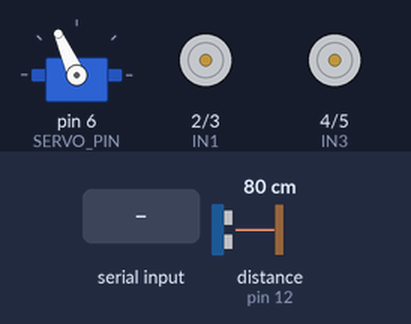
Recording of a sketch running on a simulated Arduino Uno, built with avr-gcc and run on an emulated ATmega328P. Parts: servo, motor-driver pin pairs drawn as motors (green arrow = first pin HIGH = forward, orange = second pin HIGH = backward, longer = more drive, scaled by the enable pin). The test bench sets the inputs (shaded band); at power-on: distance to the obstacle (sensor on pin 12) 80 cm. The echo pulse lasts 58.3 µs per cm.

Above: at 1.2 s.
1.3 s: "FORWARD\n" received over Serial
At 3.52 s:
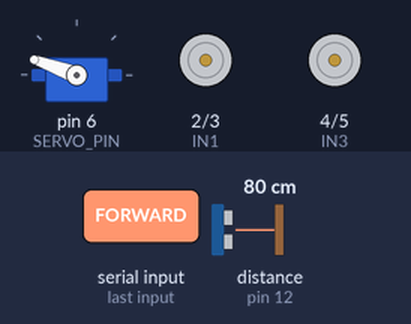
4.3 s: "BACKWARD\n" received over Serial
At 4.46 s:
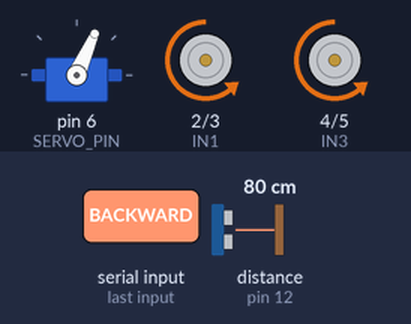
7.3 s: "LEFT\n" received over Serial
At 7.49 s:
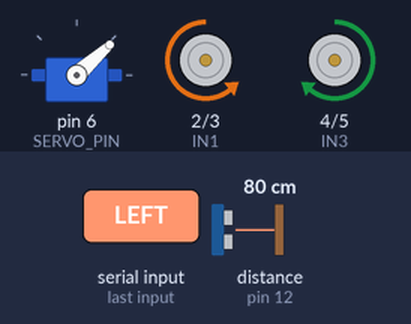
10.3 s: "RIGHT\n" received over Serial
At 10.51 s:
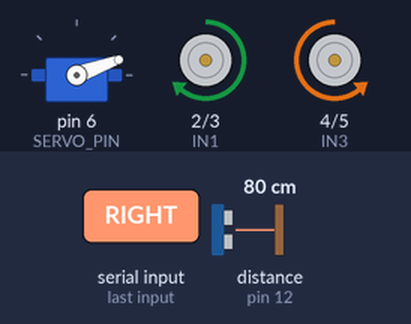
13.3 s: "FORWARD\n" received over Serial
At 13.55 s:
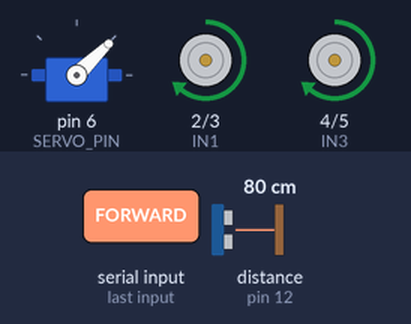
16.3 s: "BACKWARD\n" received over Serial
At 16.87 s:
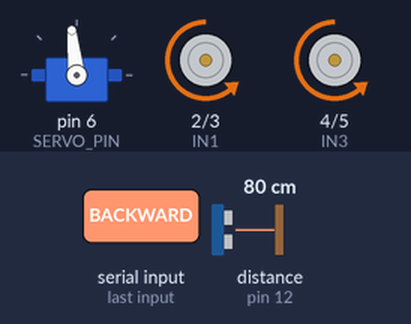
Timing chart, 0 to 52.6 s (numbered marks = the images above; inputs shaded):
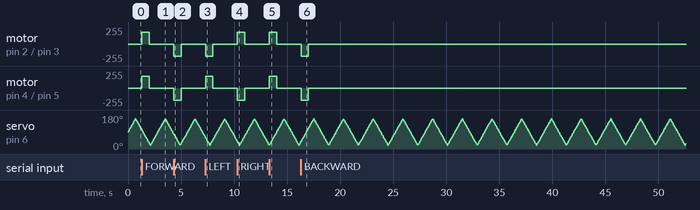

The sketch:

motor_serial.ino
```cpp
#include <Servo.h>

const int IN1 = 2;
const int IN2 = 3;
const int IN3 = 4;
const int IN4 = 5;
const int ENA = 9;
const int ENB = 10;
const int TRIG_PIN = 11;
const int ECHO_PIN = 12;
const int SERVO_PIN = 6;
const int TOO_CLOSE_CM = 35;

int motorSpeed = 180;

// --- Servo pan state ---
Servo panServo;
int servoAngle = 90;
int servoStep = 2;          // Degrees per update (higher = faster pan)
unsigned long lastServoTime = 0;
const int SERVO_INTERVAL = 20;  // ms between steps (lower = faster pan)
const int SERVO_MIN = 20;
const int SERVO_MAX = 160;

String command = "";
unsigned long lastCommandTime = 0;
const unsigned long COMMAND_TIMEOUT = 700;

void setup() {
  Serial.begin(9600);
  pinMode(IN1, OUTPUT);
  pinMode(IN2, OUTPUT);
  pinMode(IN3, OUTPUT);
  pinMode(IN4, OUTPUT);
  pinMode(ENA, OUTPUT);
  pinMode(ENB, OUTPUT);
  pinMode(TRIG_PIN, OUTPUT);
  pinMode(ECHO_PIN, INPUT);

  panServo.attach(SERVO_PIN);
  panServo.write(servoAngle);

  stopMotors();
}

void loop() {
  // Handle incoming serial commands
  if (Serial.available()) {
    command = Serial.readStringUntil('\n');
    command.trim();
    lastCommandTime = millis();
    handleCommand(command);
  }

  // Motor timeout
  if (millis() - lastCommandTime > COMMAND_TIMEOUT) {
    stopMotors();
  }

  // Non-blocking servo pan
  updateServo();
}

void updateServo() {
  if (millis() - lastServoTime >= SERVO_INTERVAL) {
    lastServoTime = millis();
    servoAngle += servoStep;

    // Bounce at limits
    if (servoAngle >= SERVO_MAX) {
      servoAngle = SERVO_MAX;
      servoStep = -servoStep;
    } else if (servoAngle <= SERVO_MIN) {
      servoAngle = SERVO_MIN;
      servoStep = -servoStep;
    }

    panServo.write(servoAngle);
  }
}

void handleCommand(String cmd) {
  if (cmd.startsWith("SPEED:")) {
    int val = cmd.substring(6).toInt();
    motorSpeed = constrain(val, 0, 255);
    Serial.print("SPEED_SET:");
    Serial.println(motorSpeed);
    return;
  }

  int distance = readDistanceCm();

  if (cmd == "FORWARD") {
    if (distance < 0 || distance <= TOO_CLOSE_CM) {
      stopMotors();
      Serial.println("BLOCKED_TOO_CLOSE");
    } else {
      forward();
    }
  }
  else if (cmd == "BACKWARD") { backward(); }
  else if (cmd == "LEFT")     { left();     }
  else if (cmd == "RIGHT")    { right();    }
  else                        { stopMotors(); }
}

// --- Motor helpers ---

void setSpeed(int speed) {
  analogWrite(ENA, speed);
  analogWrite(ENB, speed);
}

void forward() {
  setSpeed(motorSpeed);
  digitalWrite(IN1, HIGH); digitalWrite(IN2, LOW);
  digitalWrite(IN3, HIGH); digitalWrite(IN4, LOW);
}

void backward() {
  setSpeed(motorSpeed);
  digitalWrite(IN1, LOW);  digitalWrite(IN2, HIGH);
  digitalWrite(IN3, LOW);  digitalWrite(IN4, HIGH);
}

void left() {
  setSpeed(motorSpeed);
  digitalWrite(IN1, LOW);  digitalWrite(IN2, HIGH);
  digitalWrite(IN3, HIGH); digitalWrite(IN4, LOW);
}

void right() {
  setSpeed(motorSpeed);
  digitalWrite(IN1, HIGH); digitalWrite(IN2, LOW);
  digitalWrite(IN3, LOW);  digitalWrite(IN4, HIGH);
}

void stopMotors() {
  setSpeed(0);
  digitalWrite(IN1, LOW); digitalWrite(IN2, LOW);
  digitalWrite(IN3, LOW); digitalWrite(IN4, LOW);
}

// --- Ultrasonic ---

int readDistanceCm() {
  digitalWrite(TRIG_PIN, LOW);
  delayMicroseconds(2);
  digitalWrite(TRIG_PIN, HIGH);
  delayMicroseconds(10);
  digitalWrite(TRIG_PIN, LOW);
  long duration = pulseIn(ECHO_PIN, HIGH, 30000);
  if (duration == 0) return -1;
  return duration * 0.034 / 2;
}
```

Measured:
- after the input at 1.3 s, motor on pin 2 (IN1) / pin 3 (IN2), motor on pin 4 (IN3) / pin 5 (IN4): stopped → forward 180/255 at once, → stopped 0.69 s later
- after the input at 4.3 s, motor on pin 2 (IN1) / pin 3 (IN2), motor on pin 4 (IN3) / pin 5 (IN4): stopped → backward 180/255 at once, → stopped 0.69 s later
- after the input at 7.3 s, motor on pin 2 (IN1) / pin 3 (IN2): stopped → backward 180/255 at once, → stopped 0.70 s later; motor on pin 4 (IN3) / pin 5 (IN4): stopped → forward 180/255 at once, → stopped 0.70 s later
- after the input at 10.3 s, motor on pin 2 (IN1) / pin 3 (IN2): stopped → forward 180/255 at once, → stopped 0.70 s later; motor on pin 4 (IN3) / pin 5 (IN4): stopped → backward 180/255 at once, → stopped 0.70 s later
- after the input at 13.3 s, motor on pin 2 (IN1) / pin 3 (IN2), motor on pin 4 (IN3) / pin 5 (IN4): stopped → forward 180/255 at once, → stopped 0.69 s later
- after the input at 16.3 s, motor on pin 2 (IN1) / pin 3 (IN2), motor on pin 4 (IN3) / pin 5 (IN4): stopped → backward 180/255 at once, → stopped 0.70 s later
